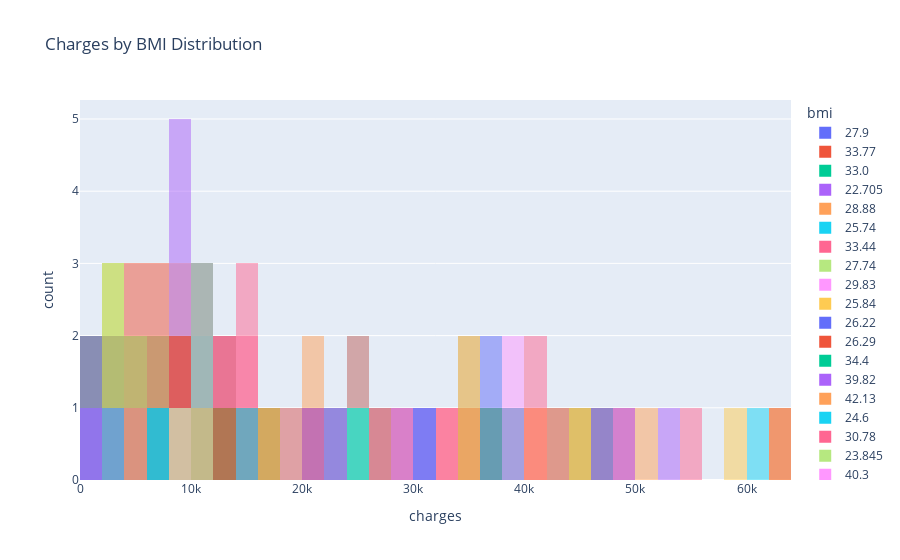

Notebook code for this chart:
### Code cell
fig = px.histogram(data, x='charges', color = 'bmi', barmode='overlay', title='Charges by BMI Distribution')
fig.show()
